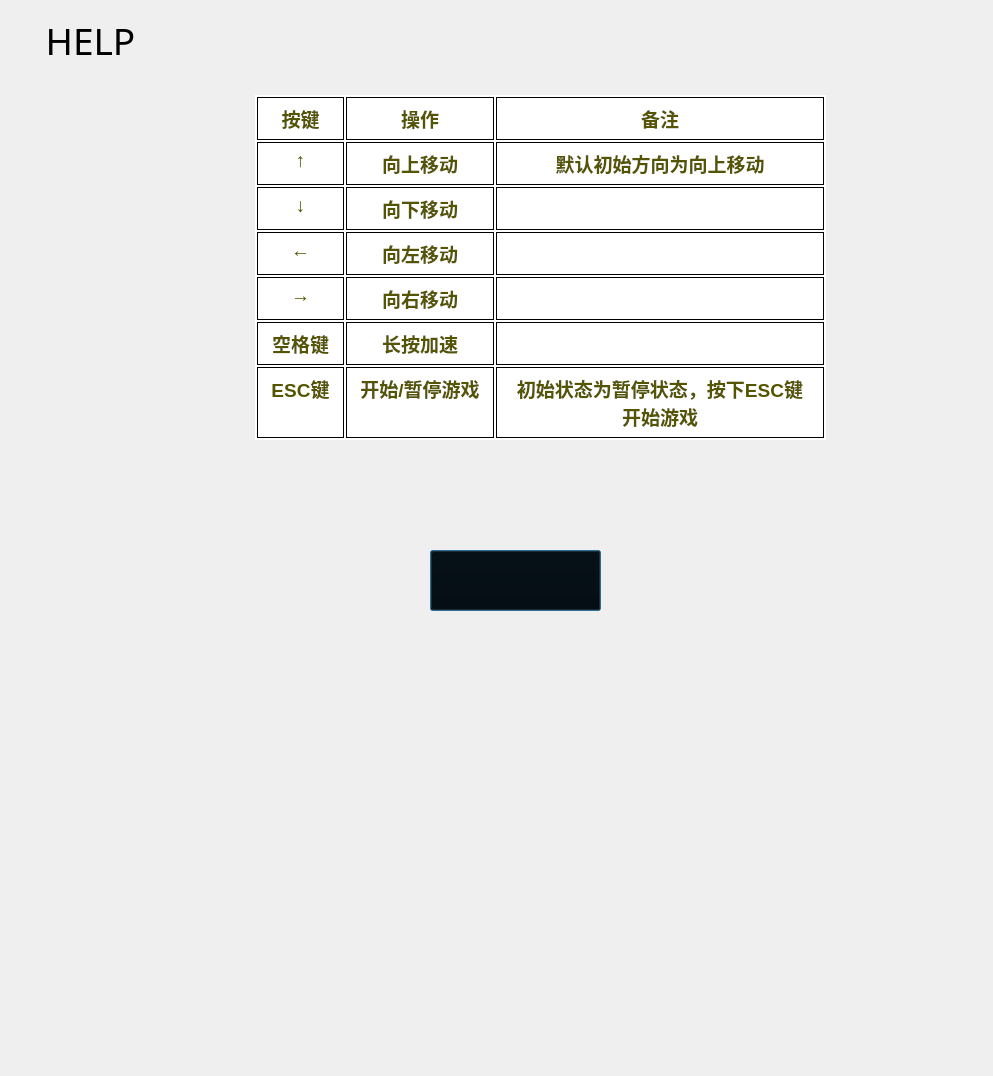
<?xml version="1.0" encoding="UTF-8"?>
<ui version="4.0">
 <class>help</class>
 <widget class="QDialog" name="help">
  <property name="geometry">
   <rect>
    <x>0</x>
    <y>0</y>
    <width>993</width>
    <height>1076</height>
   </rect>
  </property>
  <property name="windowTitle">
   <string>Dialog</string>
  </property>
  <widget class="QPushButton" name="pushButton">
   <property name="geometry">
    <rect>
     <x>430</x>
     <y>550</y>
     <width>171</width>
     <height>61</height>
    </rect>
   </property>
   <property name="styleSheet">
    <string notr="true">background:transparent;
</string>
   </property>
   <property name="text">
    <string/>
   </property>
   <property name="icon">
    <iconset resource="src.qrc">
     <normaloff>:/img/btn-removebg-preview.png</normaloff>:/img/btn-removebg-preview.png</iconset>
   </property>
   <property name="iconSize">
    <size>
     <width>353</width>
     <height>100</height>
    </size>
   </property>
  </widget>
  <widget class="QTextEdit" name="hp">
   <property name="geometry">
    <rect>
     <x>250</x>
     <y>90</y>
     <width>581</width>
     <height>451</height>
    </rect>
   </property>
   <property name="styleSheet">
    <string notr="true">background:transparent;
font: 9pt &quot;华文行楷&quot;;</string>
   </property>
   <property name="html">
    <string>&lt;!DOCTYPE HTML PUBLIC &quot;-//W3C//DTD HTML 4.0//EN&quot; &quot;http://www.w3.org/TR/REC-html40/strict.dtd&quot;&gt;
&lt;html&gt;&lt;head&gt;&lt;meta name=&quot;qrichtext&quot; content=&quot;1&quot; /&gt;&lt;style type=&quot;text/css&quot;&gt;
p, li { white-space: pre-wrap; }
&lt;/style&gt;&lt;/head&gt;&lt;body style=&quot; font-family:'华文行楷'; font-size:9pt; font-weight:400; font-style:normal;&quot;&gt;
&lt;table border=&quot;0&quot; style=&quot; margin-top:0px; margin-bottom:16px; margin-left:0px; margin-right:0px; border-collapse:collapse;&quot; cellspacing=&quot;2&quot; cellpadding=&quot;0&quot; bgcolor=&quot;#ffffff&quot;&gt;&lt;thead&gt;
&lt;tr&gt;
&lt;td style=&quot; padding-left:13; padding-right:13; padding-top:6; padding-bottom:6; border-top:1px; border-right:1px; border-bottom:1px; border-left:1px; border-top-color:#000000; border-right-color:#000000; border-bottom-color:#000000; border-left-color:#000000; border-top-style:solid; border-right-style:solid; border-bottom-style:solid; border-left-style:solid;&quot;&gt;
&lt;p align=&quot;center&quot; style=&quot; margin-top:0px; margin-bottom:0px; margin-left:0px; margin-right:0px; -qt-block-indent:0; text-indent:0px;&quot;&gt;&lt;span style=&quot; font-family:'-apple-system','BlinkMacSystemFont','Segoe UI','Noto Sans','Helvetica','Arial','sans-serif','Apple Color Emoji','Segoe UI Emoji'; font-size:14pt; font-weight:600; color:#555500;&quot;&gt;按键&lt;/span&gt;&lt;/p&gt;&lt;/td&gt;
&lt;td style=&quot; padding-left:13; padding-right:13; padding-top:6; padding-bottom:6; border-top:1px; border-right:1px; border-bottom:1px; border-left:1px; border-top-color:#000000; border-right-color:#000000; border-bottom-color:#000000; border-left-color:#000000; border-top-style:solid; border-right-style:solid; border-bottom-style:solid; border-left-style:solid;&quot;&gt;
&lt;p align=&quot;center&quot; style=&quot; margin-top:0px; margin-bottom:0px; margin-left:0px; margin-right:0px; -qt-block-indent:0; text-indent:0px;&quot;&gt;&lt;span style=&quot; font-family:'-apple-system','BlinkMacSystemFont','Segoe UI','Noto Sans','Helvetica','Arial','sans-serif','Apple Color Emoji','Segoe UI Emoji'; font-size:14pt; font-weight:600; color:#555500;&quot;&gt;操作&lt;/span&gt;&lt;/p&gt;&lt;/td&gt;
&lt;td style=&quot; padding-left:13; padding-right:13; padding-top:6; padding-bottom:6; border-top:1px; border-right:1px; border-bottom:1px; border-left:1px; border-top-color:#000000; border-right-color:#000000; border-bottom-color:#000000; border-left-color:#000000; border-top-style:solid; border-right-style:solid; border-bottom-style:solid; border-left-style:solid;&quot;&gt;
&lt;p align=&quot;center&quot; style=&quot; margin-top:0px; margin-bottom:0px; margin-left:0px; margin-right:0px; -qt-block-indent:0; text-indent:0px;&quot;&gt;&lt;span style=&quot; font-family:'-apple-system','BlinkMacSystemFont','Segoe UI','Noto Sans','Helvetica','Arial','sans-serif','Apple Color Emoji','Segoe UI Emoji'; font-size:14pt; font-weight:600; color:#555500;&quot;&gt;备注&lt;/span&gt;&lt;/p&gt;&lt;/td&gt;&lt;/tr&gt;&lt;/thead&gt;
&lt;tr&gt;
&lt;td style=&quot; padding-left:13; padding-right:13; padding-top:6; padding-bottom:6; border-top:1px; border-right:1px; border-bottom:1px; border-left:1px; border-top-color:#000000; border-right-color:#000000; border-bottom-color:#000000; border-left-color:#000000; border-top-style:solid; border-right-style:solid; border-bottom-style:solid; border-left-style:solid;&quot;&gt;
&lt;p align=&quot;center&quot; style=&quot; margin-top:0px; margin-bottom:0px; margin-left:0px; margin-right:0px; -qt-block-indent:0; text-indent:0px;&quot;&gt;&lt;span style=&quot; font-family:'-apple-system','BlinkMacSystemFont','Segoe UI','Noto Sans','Helvetica','Arial','sans-serif','Apple Color Emoji','Segoe UI Emoji'; font-size:14pt; font-weight:600; color:#555500;&quot;&gt;↑&lt;/span&gt;&lt;/p&gt;&lt;/td&gt;
&lt;td style=&quot; padding-left:13; padding-right:13; padding-top:6; padding-bottom:6; border-top:1px; border-right:1px; border-bottom:1px; border-left:1px; border-top-color:#000000; border-right-color:#000000; border-bottom-color:#000000; border-left-color:#000000; border-top-style:solid; border-right-style:solid; border-bottom-style:solid; border-left-style:solid;&quot;&gt;
&lt;p align=&quot;center&quot; style=&quot; margin-top:0px; margin-bottom:0px; margin-left:0px; margin-right:0px; -qt-block-indent:0; text-indent:0px;&quot;&gt;&lt;span style=&quot; font-family:'-apple-system','BlinkMacSystemFont','Segoe UI','Noto Sans','Helvetica','Arial','sans-serif','Apple Color Emoji','Segoe UI Emoji'; font-size:14pt; font-weight:600; color:#555500;&quot;&gt;向上移动&lt;/span&gt;&lt;/p&gt;&lt;/td&gt;
&lt;td style=&quot; padding-left:13; padding-right:13; padding-top:6; padding-bottom:6; border-top:1px; border-right:1px; border-bottom:1px; border-left:1px; border-top-color:#000000; border-right-color:#000000; border-bottom-color:#000000; border-left-color:#000000; border-top-style:solid; border-right-style:solid; border-bottom-style:solid; border-left-style:solid;&quot;&gt;
&lt;p align=&quot;center&quot; style=&quot; margin-top:0px; margin-bottom:0px; margin-left:0px; margin-right:0px; -qt-block-indent:0; text-indent:0px;&quot;&gt;&lt;span style=&quot; font-family:'-apple-system','BlinkMacSystemFont','Segoe UI','Noto Sans','Helvetica','Arial','sans-serif','Apple Color Emoji','Segoe UI Emoji'; font-size:14pt; font-weight:600; color:#555500;&quot;&gt;默认初始方向为向上移动&lt;/span&gt;&lt;/p&gt;&lt;/td&gt;&lt;/tr&gt;
&lt;tr&gt;
&lt;td style=&quot; padding-left:13; padding-right:13; padding-top:6; padding-bottom:6; border-top:1px; border-right:1px; border-bottom:1px; border-left:1px; border-top-color:#000000; border-right-color:#000000; border-bottom-color:#000000; border-left-color:#000000; border-top-style:solid; border-right-style:solid; border-bottom-style:solid; border-left-style:solid;&quot;&gt;
&lt;p align=&quot;center&quot; style=&quot; margin-top:0px; margin-bottom:0px; margin-left:0px; margin-right:0px; -qt-block-indent:0; text-indent:0px;&quot;&gt;&lt;span style=&quot; font-family:'-apple-system','BlinkMacSystemFont','Segoe UI','Noto Sans','Helvetica','Arial','sans-serif','Apple Color Emoji','Segoe UI Emoji'; font-size:14pt; font-weight:600; color:#555500;&quot;&gt;↓&lt;/span&gt;&lt;/p&gt;&lt;/td&gt;
&lt;td style=&quot; padding-left:13; padding-right:13; padding-top:6; padding-bottom:6; border-top:1px; border-right:1px; border-bottom:1px; border-left:1px; border-top-color:#000000; border-right-color:#000000; border-bottom-color:#000000; border-left-color:#000000; border-top-style:solid; border-right-style:solid; border-bottom-style:solid; border-left-style:solid;&quot;&gt;
&lt;p align=&quot;center&quot; style=&quot; margin-top:0px; margin-bottom:0px; margin-left:0px; margin-right:0px; -qt-block-indent:0; text-indent:0px;&quot;&gt;&lt;span style=&quot; font-family:'-apple-system','BlinkMacSystemFont','Segoe UI','Noto Sans','Helvetica','Arial','sans-serif','Apple Color Emoji','Segoe UI Emoji'; font-size:14pt; font-weight:600; color:#555500;&quot;&gt;向下移动&lt;/span&gt;&lt;/p&gt;&lt;/td&gt;
&lt;td style=&quot; padding-left:13; padding-right:13; padding-top:6; padding-bottom:6; border-top:1px; border-right:1px; border-bottom:1px; border-left:1px; border-top-color:#000000; border-right-color:#000000; border-bottom-color:#000000; border-left-color:#000000; border-top-style:solid; border-right-style:solid; border-bottom-style:solid; border-left-style:solid;&quot;&gt;&lt;/td&gt;&lt;/tr&gt;
&lt;tr&gt;
&lt;td style=&quot; padding-left:13; padding-right:13; padding-top:6; padding-bottom:6; border-top:1px; border-right:1px; border-bottom:1px; border-left:1px; border-top-color:#000000; border-right-color:#000000; border-bottom-color:#000000; border-left-color:#000000; border-top-style:solid; border-right-style:solid; border-bottom-style:solid; border-left-style:solid;&quot;&gt;
&lt;p align=&quot;center&quot; style=&quot; margin-top:0px; margin-bottom:0px; margin-left:0px; margin-right:0px; -qt-block-indent:0; text-indent:0px;&quot;&gt;&lt;span style=&quot; font-family:'-apple-system','BlinkMacSystemFont','Segoe UI','Noto Sans','Helvetica','Arial','sans-serif','Apple Color Emoji','Segoe UI Emoji'; font-size:14pt; font-weight:600; color:#555500;&quot;&gt;←&lt;/span&gt;&lt;/p&gt;&lt;/td&gt;
&lt;td style=&quot; padding-left:13; padding-right:13; padding-top:6; padding-bottom:6; border-top:1px; border-right:1px; border-bottom:1px; border-left:1px; border-top-color:#000000; border-right-color:#000000; border-bottom-color:#000000; border-left-color:#000000; border-top-style:solid; border-right-style:solid; border-bottom-style:solid; border-left-style:solid;&quot;&gt;
&lt;p align=&quot;center&quot; style=&quot; margin-top:0px; margin-bottom:0px; margin-left:0px; margin-right:0px; -qt-block-indent:0; text-indent:0px;&quot;&gt;&lt;span style=&quot; font-family:'-apple-system','BlinkMacSystemFont','Segoe UI','Noto Sans','Helvetica','Arial','sans-serif','Apple Color Emoji','Segoe UI Emoji'; font-size:14pt; font-weight:600; color:#555500;&quot;&gt;向左移动&lt;/span&gt;&lt;/p&gt;&lt;/td&gt;
&lt;td style=&quot; padding-left:13; padding-right:13; padding-top:6; padding-bottom:6; border-top:1px; border-right:1px; border-bottom:1px; border-left:1px; border-top-color:#000000; border-right-color:#000000; border-bottom-color:#000000; border-left-color:#000000; border-top-style:solid; border-right-style:solid; border-bottom-style:solid; border-left-style:solid;&quot;&gt;&lt;/td&gt;&lt;/tr&gt;
&lt;tr&gt;
&lt;td style=&quot; padding-left:13; padding-right:13; padding-top:6; padding-bottom:6; border-top:1px; border-right:1px; border-bottom:1px; border-left:1px; border-top-color:#000000; border-right-color:#000000; border-bottom-color:#000000; border-left-color:#000000; border-top-style:solid; border-right-style:solid; border-bottom-style:solid; border-left-style:solid;&quot;&gt;
&lt;p align=&quot;center&quot; style=&quot; margin-top:0px; margin-bottom:0px; margin-left:0px; margin-right:0px; -qt-block-indent:0; text-indent:0px;&quot;&gt;&lt;span style=&quot; font-family:'-apple-system','BlinkMacSystemFont','Segoe UI','Noto Sans','Helvetica','Arial','sans-serif','Apple Color Emoji','Segoe UI Emoji'; font-size:14pt; font-weight:600; color:#555500;&quot;&gt;→&lt;/span&gt;&lt;/p&gt;&lt;/td&gt;
&lt;td style=&quot; padding-left:13; padding-right:13; padding-top:6; padding-bottom:6; border-top:1px; border-right:1px; border-bottom:1px; border-left:1px; border-top-color:#000000; border-right-color:#000000; border-bottom-color:#000000; border-left-color:#000000; border-top-style:solid; border-right-style:solid; border-bottom-style:solid; border-left-style:solid;&quot;&gt;
&lt;p align=&quot;center&quot; style=&quot; margin-top:0px; margin-bottom:0px; margin-left:0px; margin-right:0px; -qt-block-indent:0; text-indent:0px;&quot;&gt;&lt;span style=&quot; font-family:'-apple-system','BlinkMacSystemFont','Segoe UI','Noto Sans','Helvetica','Arial','sans-serif','Apple Color Emoji','Segoe UI Emoji'; font-size:14pt; font-weight:600; color:#555500;&quot;&gt;向右移动&lt;/span&gt;&lt;/p&gt;&lt;/td&gt;
&lt;td style=&quot; padding-left:13; padding-right:13; padding-top:6; padding-bottom:6; border-top:1px; border-right:1px; border-bottom:1px; border-left:1px; border-top-color:#000000; border-right-color:#000000; border-bottom-color:#000000; border-left-color:#000000; border-top-style:solid; border-right-style:solid; border-bottom-style:solid; border-left-style:solid;&quot;&gt;&lt;/td&gt;&lt;/tr&gt;
&lt;tr&gt;
&lt;td style=&quot; padding-left:13; padding-right:13; padding-top:6; padding-bottom:6; border-top:1px; border-right:1px; border-bottom:1px; border-left:1px; border-top-color:#000000; border-right-color:#000000; border-bottom-color:#000000; border-left-color:#000000; border-top-style:solid; border-right-style:solid; border-bottom-style:solid; border-left-style:solid;&quot;&gt;
&lt;p align=&quot;center&quot; style=&quot; margin-top:0px; margin-bottom:0px; margin-left:0px; margin-right:0px; -qt-block-indent:0; text-indent:0px;&quot;&gt;&lt;span style=&quot; font-family:'-apple-system','BlinkMacSystemFont','Segoe UI','Noto Sans','Helvetica','Arial','sans-serif','Apple Color Emoji','Segoe UI Emoji'; font-size:14pt; font-weight:600; color:#555500;&quot;&gt;空格键&lt;/span&gt;&lt;/p&gt;&lt;/td&gt;
&lt;td style=&quot; padding-left:13; padding-right:13; padding-top:6; padding-bottom:6; border-top:1px; border-right:1px; border-bottom:1px; border-left:1px; border-top-color:#000000; border-right-color:#000000; border-bottom-color:#000000; border-left-color:#000000; border-top-style:solid; border-right-style:solid; border-bottom-style:solid; border-left-style:solid;&quot;&gt;
&lt;p align=&quot;center&quot; style=&quot; margin-top:0px; margin-bottom:0px; margin-left:0px; margin-right:0px; -qt-block-indent:0; text-indent:0px;&quot;&gt;&lt;span style=&quot; font-family:'-apple-system','BlinkMacSystemFont','Segoe UI','Noto Sans','Helvetica','Arial','sans-serif','Apple Color Emoji','Segoe UI Emoji'; font-size:14pt; font-weight:600; color:#555500;&quot;&gt;长按加速&lt;/span&gt;&lt;/p&gt;&lt;/td&gt;
&lt;td style=&quot; padding-left:13; padding-right:13; padding-top:6; padding-bottom:6; border-top:1px; border-right:1px; border-bottom:1px; border-left:1px; border-top-color:#000000; border-right-color:#000000; border-bottom-color:#000000; border-left-color:#000000; border-top-style:solid; border-right-style:solid; border-bottom-style:solid; border-left-style:solid;&quot;&gt;&lt;/td&gt;&lt;/tr&gt;
&lt;tr&gt;
&lt;td style=&quot; padding-left:13; padding-right:13; padding-top:6; padding-bottom:6; border-top:1px; border-right:1px; border-bottom:1px; border-left:1px; border-top-color:#000000; border-right-color:#000000; border-bottom-color:#000000; border-left-color:#000000; border-top-style:solid; border-right-style:solid; border-bottom-style:solid; border-left-style:solid;&quot;&gt;
&lt;p align=&quot;center&quot; style=&quot; margin-top:0px; margin-bottom:0px; margin-left:0px; margin-right:0px; -qt-block-indent:0; text-indent:0px;&quot;&gt;&lt;span style=&quot; font-family:'-apple-system','BlinkMacSystemFont','Segoe UI','Noto Sans','Helvetica','Arial','sans-serif','Apple Color Emoji','Segoe UI Emoji'; font-size:14pt; font-weight:600; color:#555500;&quot;&gt;ESC键&lt;/span&gt;&lt;/p&gt;&lt;/td&gt;
&lt;td style=&quot; padding-left:13; padding-right:13; padding-top:6; padding-bottom:6; border-top:1px; border-right:1px; border-bottom:1px; border-left:1px; border-top-color:#000000; border-right-color:#000000; border-bottom-color:#000000; border-left-color:#000000; border-top-style:solid; border-right-style:solid; border-bottom-style:solid; border-left-style:solid;&quot;&gt;
&lt;p align=&quot;center&quot; style=&quot; margin-top:0px; margin-bottom:0px; margin-left:0px; margin-right:0px; -qt-block-indent:0; text-indent:0px;&quot;&gt;&lt;span style=&quot; font-family:'-apple-system','BlinkMacSystemFont','Segoe UI','Noto Sans','Helvetica','Arial','sans-serif','Apple Color Emoji','Segoe UI Emoji'; font-size:14pt; font-weight:600; color:#555500;&quot;&gt;开始/暂停游戏&lt;/span&gt;&lt;/p&gt;&lt;/td&gt;
&lt;td style=&quot; padding-left:13; padding-right:13; padding-top:6; padding-bottom:6; border-top:1px; border-right:1px; border-bottom:1px; border-left:1px; border-top-color:#000000; border-right-color:#000000; border-bottom-color:#000000; border-left-color:#000000; border-top-style:solid; border-right-style:solid; border-bottom-style:solid; border-left-style:solid;&quot;&gt;
&lt;p align=&quot;center&quot; style=&quot; margin-top:0px; margin-bottom:0px; margin-left:0px; margin-right:0px; -qt-block-indent:0; text-indent:0px;&quot;&gt;&lt;span style=&quot; font-family:'-apple-system','BlinkMacSystemFont','Segoe UI','Noto Sans','Helvetica','Arial','sans-serif','Apple Color Emoji','Segoe UI Emoji'; font-size:14pt; font-weight:600; color:#555500;&quot;&gt;初始状态为暂停状态，按下ESC键开始游戏&lt;/span&gt;&lt;/p&gt;&lt;/td&gt;&lt;/tr&gt;&lt;/table&gt;&lt;/body&gt;&lt;/html&gt;</string>
   </property>
  </widget>
  <widget class="QTextBrowser" name="textBrowser">
   <property name="geometry">
    <rect>
     <x>-60</x>
     <y>10</y>
     <width>301</width>
     <height>91</height>
    </rect>
   </property>
   <property name="font">
    <font>
     <family>Snap ITC</family>
     <pointsize>50</pointsize>
    </font>
   </property>
   <property name="styleSheet">
    <string notr="true">background:transparent;</string>
   </property>
   <property name="html">
    <string>&lt;!DOCTYPE HTML PUBLIC &quot;-//W3C//DTD HTML 4.0//EN&quot; &quot;http://www.w3.org/TR/REC-html40/strict.dtd&quot;&gt;
&lt;html&gt;&lt;head&gt;&lt;meta name=&quot;qrichtext&quot; content=&quot;1&quot; /&gt;&lt;style type=&quot;text/css&quot;&gt;
p, li { white-space: pre-wrap; }
&lt;/style&gt;&lt;/head&gt;&lt;body style=&quot; font-family:'Snap ITC'; font-size:50pt; font-weight:400; font-style:normal;&quot;&gt;
&lt;p align=&quot;center&quot; style=&quot; margin-top:0px; margin-bottom:0px; margin-left:0px; margin-right:0px; -qt-block-indent:0; text-indent:0px;&quot;&gt;&lt;span style=&quot; font-size:28pt;&quot;&gt;HELP&lt;/span&gt;&lt;/p&gt;&lt;/body&gt;&lt;/html&gt;</string>
   </property>
  </widget>
 </widget>
 <resources>
  <include location="src.qrc"/>
 </resources>
 <connections/>
</ui>
